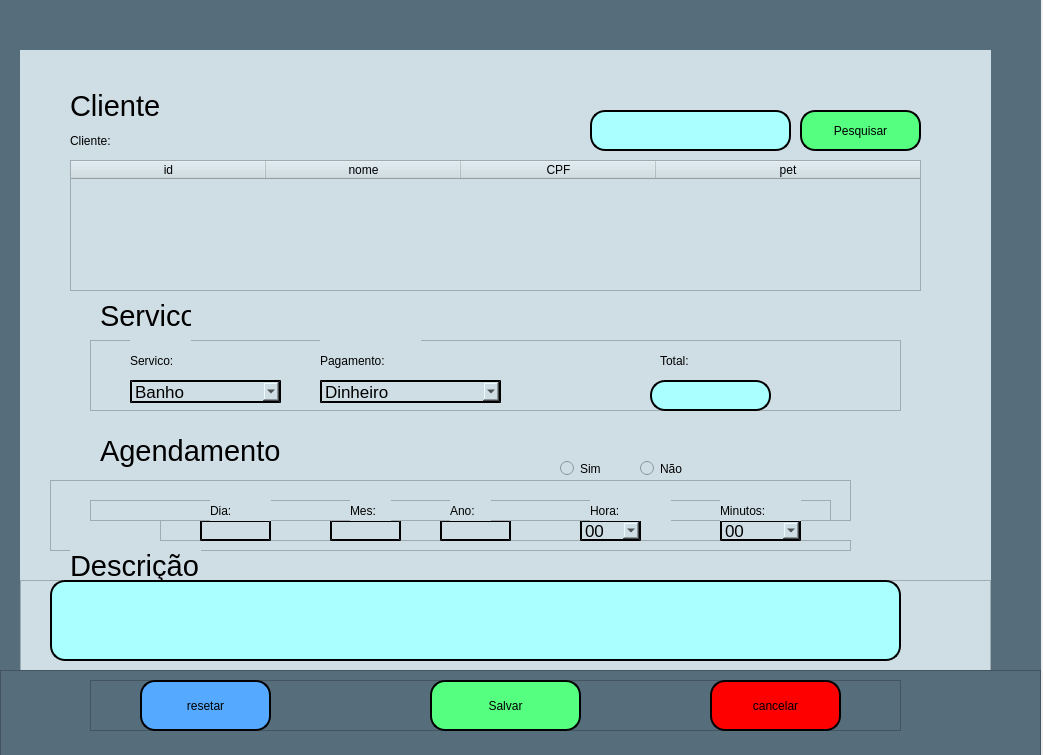
<?xml version="1.0" encoding="UTF-8"?>
<ui version="4.0">
 <class>MainWindow</class>
 <widget class="QMainWindow" name="MainWindow">
  <property name="geometry">
   <rect>
    <x>0</x>
    <y>0</y>
    <width>1043</width>
    <height>755</height>
   </rect>
  </property>
  <property name="windowTitle">
   <string>MainWindow</string>
  </property>
  <widget class="QWidget" name="centralwidget">
   <widget class="QWidget" name="widget" native="true">
    <property name="geometry">
     <rect>
      <x>0</x>
      <y>0</y>
      <width>1041</width>
      <height>681</height>
     </rect>
    </property>
    <property name="minimumSize">
     <size>
      <width>1041</width>
      <height>681</height>
     </size>
    </property>
    <property name="maximumSize">
     <size>
      <width>1041</width>
      <height>681</height>
     </size>
    </property>
    <property name="styleSheet">
     <string notr="true">
background-color: rgba(86,109,124,255);</string>
    </property>
    <widget class="QWidget" name="widget_2" native="true">
     <property name="geometry">
      <rect>
       <x>20</x>
       <y>50</y>
       <width>971</width>
       <height>541</height>
      </rect>
     </property>
     <property name="minimumSize">
      <size>
       <width>971</width>
       <height>541</height>
      </size>
     </property>
     <property name="maximumSize">
      <size>
       <width>971</width>
       <height>541</height>
      </size>
     </property>
     <property name="styleSheet">
      <string notr="true">background-color: rgba(207,222,229,255);</string>
     </property>
     <widget class="QLabel" name="label_4">
      <property name="geometry">
       <rect>
        <x>80</x>
        <y>250</y>
        <width>91</width>
        <height>31</height>
       </rect>
      </property>
      <property name="font">
       <font>
        <family>MS Shell Dlg 2</family>
        <pointsize>22</pointsize>
        <weight>50</weight>
        <italic>false</italic>
        <bold>false</bold>
       </font>
      </property>
      <property name="styleSheet">
       <string notr="true">color: #000;
font: 22pt &quot;MS Shell Dlg 2&quot;;</string>
      </property>
      <property name="text">
       <string>Servico</string>
      </property>
     </widget>
     <widget class="QFrame" name="frame_6">
      <property name="geometry">
       <rect>
        <x>70</x>
        <y>290</y>
        <width>811</width>
        <height>71</height>
       </rect>
      </property>
      <property name="frameShape">
       <enum>QFrame::StyledPanel</enum>
      </property>
      <property name="frameShadow">
       <enum>QFrame::Raised</enum>
      </property>
      <widget class="QLineEdit" name="inputTotal">
       <property name="geometry">
        <rect>
         <x>560</x>
         <y>40</y>
         <width>121</width>
         <height>31</height>
        </rect>
       </property>
       <property name="styleSheet">
        <string notr="true">color: rgb(0, 0, 0);
border-radius: 15px;
border-style: outset;
border-width:2px;
background-color: rgb(170, 255, 255);
</string>
       </property>
      </widget>
      <widget class="QLabel" name="label_16">
       <property name="geometry">
        <rect>
         <x>230</x>
         <y>0</y>
         <width>101</width>
         <height>41</height>
        </rect>
       </property>
       <property name="styleSheet">
        <string notr="true">color: #000;</string>
       </property>
       <property name="text">
        <string>Pagamento:</string>
       </property>
      </widget>
      <widget class="QLabel" name="label_17">
       <property name="geometry">
        <rect>
         <x>40</x>
         <y>0</y>
         <width>61</width>
         <height>41</height>
        </rect>
       </property>
       <property name="styleSheet">
        <string notr="true">color: #000;</string>
       </property>
       <property name="text">
        <string>Servico:</string>
       </property>
      </widget>
      <widget class="QComboBox" name="cb_servico">
       <property name="geometry">
        <rect>
         <x>40</x>
         <y>40</y>
         <width>151</width>
         <height>23</height>
        </rect>
       </property>
       <property name="sizePolicy">
        <sizepolicy hsizetype="Expanding" vsizetype="Fixed">
         <horstretch>0</horstretch>
         <verstretch>0</verstretch>
        </sizepolicy>
       </property>
       <property name="font">
        <font>
         <family>MS Shell Dlg 2</family>
         <pointsize>13</pointsize>
         <weight>50</weight>
         <italic>false</italic>
         <bold>false</bold>
        </font>
       </property>
       <property name="styleSheet">
        <string notr="true">color: rgb(0, 0, 0);
border-radius: 15px;
border-style: outset;
border-width:2px;</string>
       </property>
       <item>
        <property name="text">
         <string>Banho</string>
        </property>
       </item>
       <item>
        <property name="text">
         <string>Tosa</string>
        </property>
       </item>
      </widget>
      <widget class="QLabel" name="label_18">
       <property name="geometry">
        <rect>
         <x>570</x>
         <y>10</y>
         <width>81</width>
         <height>21</height>
        </rect>
       </property>
       <property name="styleSheet">
        <string notr="true">color: #000;</string>
       </property>
       <property name="text">
        <string>Total:</string>
       </property>
      </widget>
      <widget class="QComboBox" name="cb_pagamento">
       <property name="geometry">
        <rect>
         <x>230</x>
         <y>40</y>
         <width>181</width>
         <height>23</height>
        </rect>
       </property>
       <property name="sizePolicy">
        <sizepolicy hsizetype="Expanding" vsizetype="Fixed">
         <horstretch>0</horstretch>
         <verstretch>0</verstretch>
        </sizepolicy>
       </property>
       <property name="font">
        <font>
         <family>MS Shell Dlg 2</family>
         <pointsize>13</pointsize>
         <weight>50</weight>
         <italic>false</italic>
         <bold>false</bold>
        </font>
       </property>
       <property name="styleSheet">
        <string notr="true">color: rgb(0, 0, 0);
border-radius: 15px;
border-style: outset;
border-width:2px;</string>
       </property>
       <item>
        <property name="text">
         <string>Dinheiro</string>
        </property>
       </item>
       <item>
        <property name="text">
         <string>Cartao</string>
        </property>
       </item>
       <item>
        <property name="text">
         <string>Pix</string>
        </property>
       </item>
       <item>
        <property name="text">
         <string>Cheque</string>
        </property>
       </item>
      </widget>
     </widget>
     <widget class="QLabel" name="label_5">
      <property name="geometry">
       <rect>
        <x>50</x>
        <y>40</y>
        <width>91</width>
        <height>31</height>
       </rect>
      </property>
      <property name="font">
       <font>
        <family>MS Shell Dlg 2</family>
        <pointsize>22</pointsize>
        <weight>50</weight>
        <italic>false</italic>
        <bold>false</bold>
       </font>
      </property>
      <property name="styleSheet">
       <string notr="true">color: #000;
font: 22pt &quot;MS Shell Dlg 2&quot;;</string>
      </property>
      <property name="text">
       <string>Cliente</string>
      </property>
     </widget>
     <widget class="QLabel" name="label_19">
      <property name="geometry">
       <rect>
        <x>50</x>
        <y>80</y>
        <width>61</width>
        <height>21</height>
       </rect>
      </property>
      <property name="styleSheet">
       <string notr="true">color: #000;</string>
      </property>
      <property name="text">
       <string>Cliente:</string>
      </property>
     </widget>
     <widget class="QLabel" name="label_6">
      <property name="geometry">
       <rect>
        <x>80</x>
        <y>380</y>
        <width>191</width>
        <height>41</height>
       </rect>
      </property>
      <property name="font">
       <font>
        <family>MS Shell Dlg 2</family>
        <pointsize>22</pointsize>
        <weight>50</weight>
        <italic>false</italic>
        <bold>false</bold>
       </font>
      </property>
      <property name="styleSheet">
       <string notr="true">color: #000;
font: 22pt &quot;MS Shell Dlg 2&quot;;</string>
      </property>
      <property name="text">
       <string>Agendamento</string>
      </property>
     </widget>
     <widget class="QTableWidget" name="tabelaClientes">
      <property name="geometry">
       <rect>
        <x>50</x>
        <y>110</y>
        <width>851</width>
        <height>131</height>
       </rect>
      </property>
      <property name="styleSheet">
       <string notr="true">border-color: rgb(0, 0, 0);
border-width:2px;
color: rgb(0, 0, 0);</string>
      </property>
      <attribute name="horizontalHeaderDefaultSectionSize">
       <number>195</number>
      </attribute>
      <attribute name="horizontalHeaderHighlightSections">
       <bool>true</bool>
      </attribute>
      <attribute name="horizontalHeaderShowSortIndicator" stdset="0">
       <bool>false</bool>
      </attribute>
      <attribute name="horizontalHeaderStretchLastSection">
       <bool>true</bool>
      </attribute>
      <column>
       <property name="text">
        <string>id</string>
       </property>
      </column>
      <column>
       <property name="text">
        <string>nome</string>
       </property>
      </column>
      <column>
       <property name="text">
        <string>CPF</string>
       </property>
      </column>
      <column>
       <property name="text">
        <string>pet</string>
       </property>
      </column>
     </widget>
     <widget class="QLineEdit" name="inputPesquisa">
      <property name="geometry">
       <rect>
        <x>570</x>
        <y>60</y>
        <width>201</width>
        <height>41</height>
       </rect>
      </property>
      <property name="styleSheet">
       <string notr="true">color: rgb(0, 0, 0);
border-radius: 15px;
border-style: outset;
border-width:2px;
background-color: rgb(170, 255, 255);
</string>
      </property>
      <property name="text">
       <string/>
      </property>
     </widget>
     <widget class="QPushButton" name="btnPesquisa">
      <property name="geometry">
       <rect>
        <x>780</x>
        <y>60</y>
        <width>121</width>
        <height>41</height>
       </rect>
      </property>
      <property name="styleSheet">
       <string notr="true">border-radius: 15px;
border-width:2px;
border-style:outset;
border-color:black;
color: #000;
background-color: rgb(85, 255, 127);</string>
      </property>
      <property name="text">
       <string>Pesquisar</string>
      </property>
     </widget>
     <widget class="QRadioButton" name="radioButton">
      <property name="geometry">
       <rect>
        <x>540</x>
        <y>410</y>
        <width>51</width>
        <height>17</height>
       </rect>
      </property>
      <property name="text">
       <string>Sim</string>
      </property>
     </widget>
     <widget class="QRadioButton" name="radioButton_2">
      <property name="geometry">
       <rect>
        <x>620</x>
        <y>410</y>
        <width>51</width>
        <height>17</height>
       </rect>
      </property>
      <property name="text">
       <string>Não</string>
      </property>
     </widget>
     <widget class="QFrame" name="frame_3">
      <property name="enabled">
       <bool>false</bool>
      </property>
      <property name="geometry">
       <rect>
        <x>30</x>
        <y>430</y>
        <width>801</width>
        <height>71</height>
       </rect>
      </property>
      <property name="frameShape">
       <enum>QFrame::StyledPanel</enum>
      </property>
      <property name="frameShadow">
       <enum>QFrame::Raised</enum>
      </property>
      <widget class="QFrame" name="frame_8">
       <property name="geometry">
        <rect>
         <x>110</x>
         <y>40</y>
         <width>741</width>
         <height>21</height>
        </rect>
       </property>
       <property name="frameShape">
        <enum>QFrame::StyledPanel</enum>
       </property>
       <property name="frameShadow">
        <enum>QFrame::Raised</enum>
       </property>
       <widget class="QLineEdit" name="inpuDia">
        <property name="geometry">
         <rect>
          <x>40</x>
          <y>0</y>
          <width>71</width>
          <height>21</height>
         </rect>
        </property>
        <property name="styleSheet">
         <string notr="true">border-style: outset;
border-width:2px;
color: rgb(0, 0, 0);</string>
        </property>
       </widget>
       <widget class="QLineEdit" name="inpuMes">
        <property name="geometry">
         <rect>
          <x>170</x>
          <y>0</y>
          <width>71</width>
          <height>21</height>
         </rect>
        </property>
        <property name="styleSheet">
         <string notr="true">border-style: outset;
border-width:2px;
color: rgb(0, 0, 0);</string>
        </property>
       </widget>
       <widget class="QLineEdit" name="inpuAno">
        <property name="geometry">
         <rect>
          <x>280</x>
          <y>0</y>
          <width>71</width>
          <height>21</height>
         </rect>
        </property>
        <property name="styleSheet">
         <string notr="true">border-style: outset;
border-width:2px;
color: rgb(0, 0, 0);</string>
        </property>
       </widget>
       <widget class="QComboBox" name="cb_perfil_5">
        <property name="geometry">
         <rect>
          <x>560</x>
          <y>0</y>
          <width>81</width>
          <height>21</height>
         </rect>
        </property>
        <property name="sizePolicy">
         <sizepolicy hsizetype="Expanding" vsizetype="Fixed">
          <horstretch>0</horstretch>
          <verstretch>0</verstretch>
         </sizepolicy>
        </property>
        <property name="font">
         <font>
          <family>MS Shell Dlg 2</family>
          <pointsize>13</pointsize>
          <weight>50</weight>
          <italic>false</italic>
          <bold>false</bold>
         </font>
        </property>
        <property name="styleSheet">
         <string notr="true">border-style: outset;
border-width:2px;
color: rgb(0, 0, 0);</string>
        </property>
        <item>
         <property name="text">
          <string>00</string>
         </property>
        </item>
        <item>
         <property name="text">
          <string>01</string>
         </property>
        </item>
        <item>
         <property name="text">
          <string>02</string>
         </property>
        </item>
        <item>
         <property name="text">
          <string>03</string>
         </property>
        </item>
        <item>
         <property name="text">
          <string>04</string>
         </property>
        </item>
        <item>
         <property name="text">
          <string>05</string>
         </property>
        </item>
        <item>
         <property name="text">
          <string>06</string>
         </property>
        </item>
        <item>
         <property name="text">
          <string>07</string>
         </property>
        </item>
        <item>
         <property name="text">
          <string>08</string>
         </property>
        </item>
        <item>
         <property name="text">
          <string>09</string>
         </property>
        </item>
        <item>
         <property name="text">
          <string>10</string>
         </property>
        </item>
        <item>
         <property name="text">
          <string>11</string>
         </property>
        </item>
        <item>
         <property name="text">
          <string>12</string>
         </property>
        </item>
        <item>
         <property name="text">
          <string>13</string>
         </property>
        </item>
        <item>
         <property name="text">
          <string>14</string>
         </property>
        </item>
        <item>
         <property name="text">
          <string>15</string>
         </property>
        </item>
        <item>
         <property name="text">
          <string>16</string>
         </property>
        </item>
        <item>
         <property name="text">
          <string>17</string>
         </property>
        </item>
        <item>
         <property name="text">
          <string>18</string>
         </property>
        </item>
        <item>
         <property name="text">
          <string>19</string>
         </property>
        </item>
        <item>
         <property name="text">
          <string>20</string>
         </property>
        </item>
        <item>
         <property name="text">
          <string>21</string>
         </property>
        </item>
        <item>
         <property name="text">
          <string>22</string>
         </property>
        </item>
        <item>
         <property name="text">
          <string>23</string>
         </property>
        </item>
        <item>
         <property name="text">
          <string>24</string>
         </property>
        </item>
        <item>
         <property name="text">
          <string>25</string>
         </property>
        </item>
        <item>
         <property name="text">
          <string>26</string>
         </property>
        </item>
        <item>
         <property name="text">
          <string>27</string>
         </property>
        </item>
        <item>
         <property name="text">
          <string>28</string>
         </property>
        </item>
        <item>
         <property name="text">
          <string>29</string>
         </property>
        </item>
        <item>
         <property name="text">
          <string>30</string>
         </property>
        </item>
        <item>
         <property name="text">
          <string>31</string>
         </property>
        </item>
        <item>
         <property name="text">
          <string>32</string>
         </property>
        </item>
        <item>
         <property name="text">
          <string>33</string>
         </property>
        </item>
        <item>
         <property name="text">
          <string>34</string>
         </property>
        </item>
        <item>
         <property name="text">
          <string>35</string>
         </property>
        </item>
        <item>
         <property name="text">
          <string>36</string>
         </property>
        </item>
        <item>
         <property name="text">
          <string>37</string>
         </property>
        </item>
        <item>
         <property name="text">
          <string>38</string>
         </property>
        </item>
        <item>
         <property name="text">
          <string>39</string>
         </property>
        </item>
        <item>
         <property name="text">
          <string>40</string>
         </property>
        </item>
        <item>
         <property name="text">
          <string>41</string>
         </property>
        </item>
        <item>
         <property name="text">
          <string>42</string>
         </property>
        </item>
        <item>
         <property name="text">
          <string>43</string>
         </property>
        </item>
        <item>
         <property name="text">
          <string>44</string>
         </property>
        </item>
        <item>
         <property name="text">
          <string>45</string>
         </property>
        </item>
        <item>
         <property name="text">
          <string>46</string>
         </property>
        </item>
        <item>
         <property name="text">
          <string>47</string>
         </property>
        </item>
        <item>
         <property name="text">
          <string>48</string>
         </property>
        </item>
        <item>
         <property name="text">
          <string>49</string>
         </property>
        </item>
        <item>
         <property name="text">
          <string>50</string>
         </property>
        </item>
        <item>
         <property name="text">
          <string>51</string>
         </property>
        </item>
        <item>
         <property name="text">
          <string>52</string>
         </property>
        </item>
        <item>
         <property name="text">
          <string>53</string>
         </property>
        </item>
        <item>
         <property name="text">
          <string>54</string>
         </property>
        </item>
        <item>
         <property name="text">
          <string>55</string>
         </property>
        </item>
        <item>
         <property name="text">
          <string>56</string>
         </property>
        </item>
        <item>
         <property name="text">
          <string>57</string>
         </property>
        </item>
        <item>
         <property name="text">
          <string>58</string>
         </property>
        </item>
        <item>
         <property name="text">
          <string>59</string>
         </property>
        </item>
       </widget>
       <widget class="QComboBox" name="cb_perfil_6">
        <property name="geometry">
         <rect>
          <x>420</x>
          <y>0</y>
          <width>61</width>
          <height>21</height>
         </rect>
        </property>
        <property name="sizePolicy">
         <sizepolicy hsizetype="Expanding" vsizetype="Fixed">
          <horstretch>0</horstretch>
          <verstretch>0</verstretch>
         </sizepolicy>
        </property>
        <property name="font">
         <font>
          <family>MS Shell Dlg 2</family>
          <pointsize>13</pointsize>
          <weight>50</weight>
          <italic>false</italic>
          <bold>false</bold>
         </font>
        </property>
        <property name="styleSheet">
         <string notr="true">border-style: outset;
border-width:2px;
color: rgb(0, 0, 0);</string>
        </property>
        <item>
         <property name="text">
          <string>00</string>
         </property>
        </item>
        <item>
         <property name="text">
          <string>01</string>
         </property>
        </item>
        <item>
         <property name="text">
          <string>02</string>
         </property>
        </item>
        <item>
         <property name="text">
          <string>03</string>
         </property>
        </item>
        <item>
         <property name="text">
          <string>04</string>
         </property>
        </item>
        <item>
         <property name="text">
          <string>05</string>
         </property>
        </item>
        <item>
         <property name="text">
          <string>06</string>
         </property>
        </item>
        <item>
         <property name="text">
          <string>07</string>
         </property>
        </item>
        <item>
         <property name="text">
          <string>08</string>
         </property>
        </item>
        <item>
         <property name="text">
          <string>09</string>
         </property>
        </item>
        <item>
         <property name="text">
          <string>10</string>
         </property>
        </item>
        <item>
         <property name="text">
          <string>11</string>
         </property>
        </item>
        <item>
         <property name="text">
          <string>12</string>
         </property>
        </item>
        <item>
         <property name="text">
          <string>13</string>
         </property>
        </item>
        <item>
         <property name="text">
          <string>14</string>
         </property>
        </item>
        <item>
         <property name="text">
          <string>15</string>
         </property>
        </item>
        <item>
         <property name="text">
          <string>16</string>
         </property>
        </item>
        <item>
         <property name="text">
          <string>17</string>
         </property>
        </item>
        <item>
         <property name="text">
          <string>18</string>
         </property>
        </item>
        <item>
         <property name="text">
          <string>19</string>
         </property>
        </item>
        <item>
         <property name="text">
          <string>20</string>
         </property>
        </item>
        <item>
         <property name="text">
          <string>21</string>
         </property>
        </item>
        <item>
         <property name="text">
          <string>22</string>
         </property>
        </item>
        <item>
         <property name="text">
          <string>23</string>
         </property>
        </item>
       </widget>
      </widget>
      <widget class="QFrame" name="frame_9">
       <property name="geometry">
        <rect>
         <x>40</x>
         <y>20</y>
         <width>741</width>
         <height>21</height>
        </rect>
       </property>
       <property name="frameShape">
        <enum>QFrame::StyledPanel</enum>
       </property>
       <property name="frameShadow">
        <enum>QFrame::Raised</enum>
       </property>
       <widget class="QLabel" name="label_20">
        <property name="geometry">
         <rect>
          <x>120</x>
          <y>-10</y>
          <width>61</width>
          <height>41</height>
         </rect>
        </property>
        <property name="styleSheet">
         <string notr="true">color: #000;</string>
        </property>
        <property name="text">
         <string>Dia:</string>
        </property>
       </widget>
       <widget class="QLabel" name="label_21">
        <property name="geometry">
         <rect>
          <x>260</x>
          <y>-10</y>
          <width>41</width>
          <height>41</height>
         </rect>
        </property>
        <property name="styleSheet">
         <string notr="true">color: #000;</string>
        </property>
        <property name="text">
         <string>Mes:</string>
        </property>
       </widget>
       <widget class="QLabel" name="label_22">
        <property name="geometry">
         <rect>
          <x>500</x>
          <y>0</y>
          <width>81</width>
          <height>21</height>
         </rect>
        </property>
        <property name="styleSheet">
         <string notr="true">color: #000;</string>
        </property>
        <property name="text">
         <string>Hora:</string>
        </property>
       </widget>
       <widget class="QLabel" name="label_23">
        <property name="geometry">
         <rect>
          <x>630</x>
          <y>0</y>
          <width>81</width>
          <height>21</height>
         </rect>
        </property>
        <property name="styleSheet">
         <string notr="true">color: #000;</string>
        </property>
        <property name="text">
         <string>Minutos:</string>
        </property>
       </widget>
      </widget>
      <widget class="QLabel" name="label_24">
       <property name="geometry">
        <rect>
         <x>400</x>
         <y>20</y>
         <width>41</width>
         <height>21</height>
        </rect>
       </property>
       <property name="styleSheet">
        <string notr="true">color: #000;</string>
       </property>
       <property name="text">
        <string>Ano:</string>
       </property>
      </widget>
     </widget>
     <widget class="QLabel" name="label_25">
      <property name="geometry">
       <rect>
        <x>50</x>
        <y>500</y>
        <width>131</width>
        <height>31</height>
       </rect>
      </property>
      <property name="font">
       <font>
        <family>MS Shell Dlg 2</family>
        <pointsize>22</pointsize>
        <weight>50</weight>
        <italic>false</italic>
        <bold>false</bold>
       </font>
      </property>
      <property name="styleSheet">
       <string notr="true">color: #000;
font: 22pt &quot;MS Shell Dlg 2&quot;;</string>
      </property>
      <property name="text">
       <string>Descrição</string>
      </property>
     </widget>
    </widget>
    <widget class="QFrame" name="frame_11">
     <property name="geometry">
      <rect>
       <x>20</x>
       <y>580</y>
       <width>971</width>
       <height>141</height>
      </rect>
     </property>
     <property name="styleSheet">
      <string notr="true">background-color: rgba(207,222,229,255);</string>
     </property>
     <property name="frameShape">
      <enum>QFrame::StyledPanel</enum>
     </property>
     <property name="frameShadow">
      <enum>QFrame::Raised</enum>
     </property>
     <widget class="QLineEdit" name="inputDescricao">
      <property name="geometry">
       <rect>
        <x>30</x>
        <y>0</y>
        <width>851</width>
        <height>81</height>
       </rect>
      </property>
      <property name="styleSheet">
       <string notr="true">color: rgb(0, 0, 0);
border-radius: 15px;
border-style: outset;
border-width:2px;
background-color: rgb(170, 255, 255);
</string>
      </property>
      <property name="text">
       <string/>
      </property>
     </widget>
    </widget>
   </widget>
   <widget class="QFrame" name="frame_10">
    <property name="geometry">
     <rect>
      <x>0</x>
      <y>670</y>
      <width>1041</width>
      <height>91</height>
     </rect>
    </property>
    <property name="styleSheet">
     <string notr="true">
background-color: rgba(86,109,124,255);</string>
    </property>
    <property name="frameShape">
     <enum>QFrame::StyledPanel</enum>
    </property>
    <property name="frameShadow">
     <enum>QFrame::Raised</enum>
    </property>
    <widget class="QFrame" name="frame">
     <property name="geometry">
      <rect>
       <x>90</x>
       <y>10</y>
       <width>811</width>
       <height>51</height>
      </rect>
     </property>
     <property name="frameShape">
      <enum>QFrame::StyledPanel</enum>
     </property>
     <property name="frameShadow">
      <enum>QFrame::Raised</enum>
     </property>
     <widget class="QPushButton" name="btnReset">
      <property name="geometry">
       <rect>
        <x>50</x>
        <y>0</y>
        <width>131</width>
        <height>51</height>
       </rect>
      </property>
      <property name="styleSheet">
       <string notr="true">border-radius: 15px;
border-width:2px;
border-style:outset;
border-color:black;
background-color: rgb(85, 170, 255);
color: #000;</string>
      </property>
      <property name="text">
       <string>resetar</string>
      </property>
     </widget>
     <widget class="QPushButton" name="btnCadastrar">
      <property name="geometry">
       <rect>
        <x>340</x>
        <y>0</y>
        <width>151</width>
        <height>51</height>
       </rect>
      </property>
      <property name="styleSheet">
       <string notr="true">border-radius: 15px;
border-width:2px;
border-style:outset;
border-color:black;
color: #000;
background-color: rgb(85, 255, 127);</string>
      </property>
      <property name="text">
       <string>Salvar</string>
      </property>
     </widget>
     <widget class="QPushButton" name="btnCancelar">
      <property name="geometry">
       <rect>
        <x>620</x>
        <y>0</y>
        <width>131</width>
        <height>51</height>
       </rect>
      </property>
      <property name="styleSheet">
       <string notr="true">border-radius: 15px;
border-width:2px;
border-style:outset;
border-color:black;
background-color: red;
color: #000;</string>
      </property>
      <property name="text">
       <string>cancelar</string>
      </property>
     </widget>
    </widget>
   </widget>
  </widget>
 </widget>
 <resources/>
 <connections/>
</ui>
